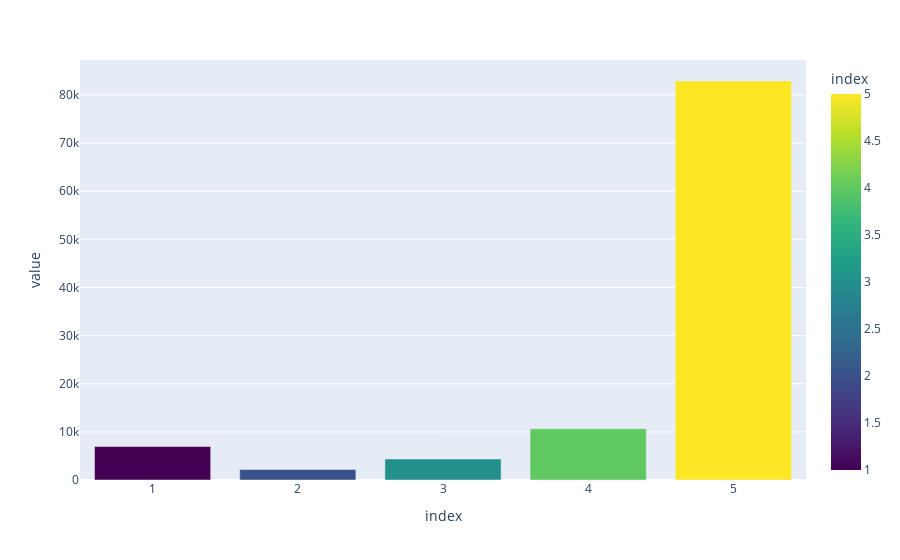

Notebook cell for this chart:
### Code cell
plot=df.rating.value_counts()
px.bar(plot,color=plot.index,color_continuous_scale=px.colors.sequential.Viridis)

### Figure 1 — Plotly figure (JSON) as saved in the notebook; plotly's stock layout.template omitted (floating-point values rounded to 4 significant figures)
{"data": [{"alignmentgroup": "True", "hovertemplate": "index=%{marker.color}<br>value=%{y}<extra></extra>", "legendgroup": "", "marker": {"color": [5, 4, 1, 3, 2], "coloraxis": "coloraxis", "pattern": {"shape": ""}}, "name": "", "offsetgroup": "", "orientation": "v", "showlegend": false, "textposition": "auto", "type": "bar", "x": [5, 4, 1, 3, 2], "xaxis": "x", "y": [82896, 10626, 6951, 4372, 2184], "yaxis": "y"}], "layout": {"barmode": "relative", "coloraxis": {"colorbar": {"title": {"text": "index"}}, "colorscale": [[0, "#440154"], [0.1111, "#482878"], [0.2222, "#3e4989"], [0.3333, "#31688e"], [0.4444, "#26828e"], [0.5556, "#1f9e89"], [0.6667, "#35b779"], [0.7778, "#6ece58"], [0.8889, "#b5de2b"], [1, "#fde725"]]}, "legend": {"tracegroupgap": 0}, "margin": {"t": 60}, "xaxis": {"anchor": "y", "domain": [0, 1], "title": {"text": "index"}}, "yaxis": {"anchor": "x", "domain": [0, 1], "title": {"text": "value"}}}}
